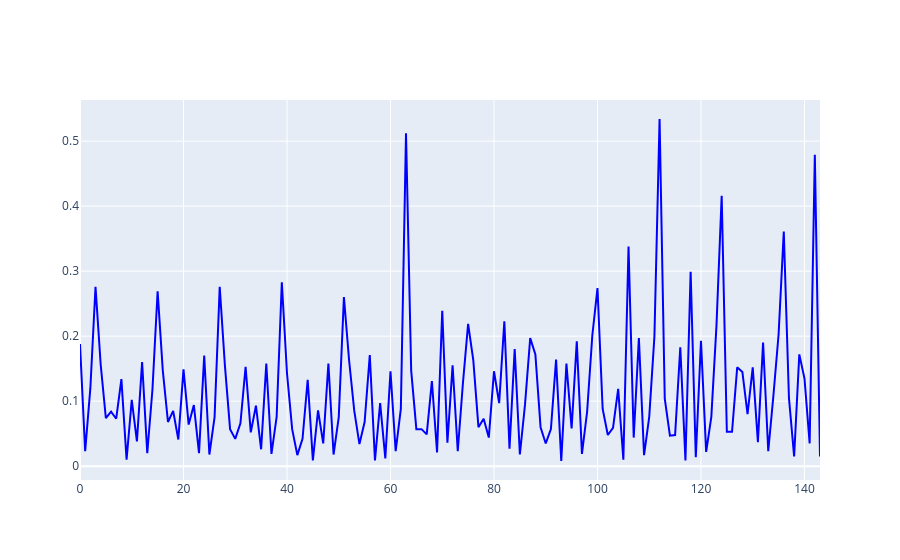
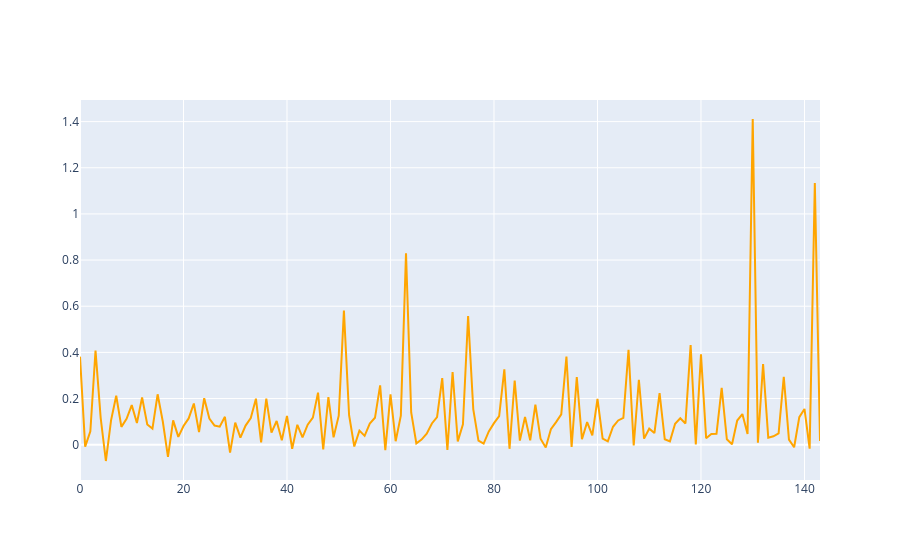
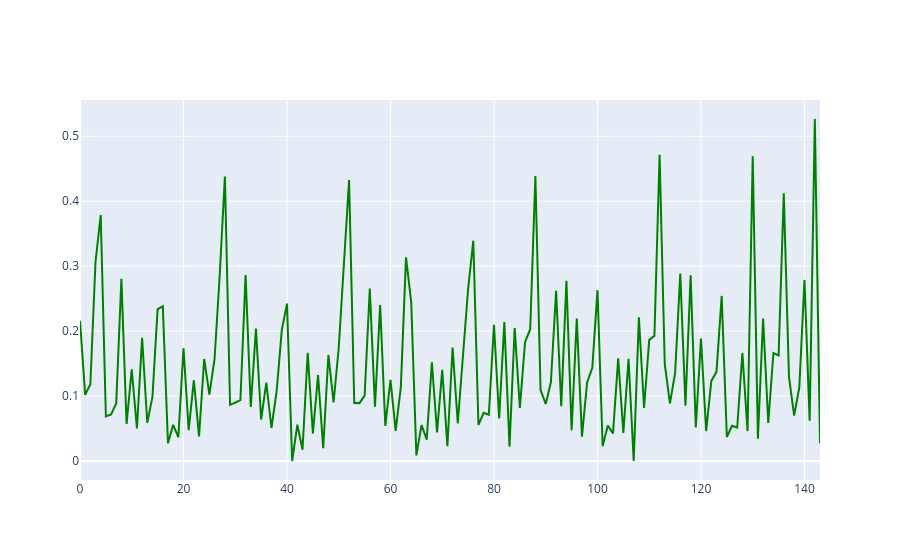

Source (notebook cell) for these figures, in order:
### Code cell
eva_training_loader = utils.get_m2s_loader(1)
# long_fake_energy = torch.Tensor().to(device)
long_real_energy = torch.Tensor().to(device)
vae_long_fake_energy = torch.Tensor().to(device)
gan_long_fake_energy = torch.Tensor().to(device)

for i in range(12):

    weather, cluster, time, statistical, spike, real_energy = next(iter(eva_training_loader)) 

    weather = weather.to(device)
    cluster = cluster.to(device).int()
    time = time.to(device)
    statistical = statistical.to(device)
    spike_type = spike[:, :, 0:1].to(dtype=torch.int32)
    spike_magnitude = spike[:, :, 1:].to(dtype=torch.float32)
    spike_type = spike_type.to(device)
    spike_magnitude = spike_magnitude.to(device)
    real_energy = real_energy.to(device)

    noise = torch.randn(real_energy.shape[0], real_energy.shape[1], 1).to(device)

    vae_profile, mu, logvar = model_m2s(noise, weather, cluster, time, statistical, spike_type, spike_magnitude)
    gan_profile = gen(weather, cluster, time, statistical, spike_type, spike_magnitude)

    vae_long_fake_energy = torch.cat((vae_long_fake_energy, vae_profile), dim=-1)
    gan_long_fake_energy = torch.cat((gan_long_fake_energy, gan_profile), dim=-1)
    long_real_energy = torch.cat((long_real_energy, real_energy), dim=-1)

vae_long_fake_energy = vae_long_fake_energy.flatten().detach().cpu().numpy()
gan_long_fake_energy = gan_long_fake_energy.flatten().detach().cpu().numpy()
long_real_energy = long_real_energy.flatten().detach().cpu().numpy()

fig1 = go.Figure()
fig1.add_trace(go.Scatter(x=np.arange(0, len(long_real_energy)),
                          y=long_real_energy,
                          mode='lines',
                          name='Real',
                          line=dict(color='blue')))
fig1.show()

# Second figure
fig2 = go.Figure()
fig2.add_trace(go.Scatter(x=np.arange(0, len(gan_long_fake_energy)),
                          y=gan_long_fake_energy,
                          mode='lines',
                          name='WGAN-GP',
                          line=dict(color='orange')))
fig2.show()

# Third figure
fig3 = go.Figure()
fig3.add_trace(go.Scatter(x=np.arange(0, len(vae_long_fake_energy)),
                          y=vae_long_fake_energy,
                          mode='lines',
                          name='Single VAE',
                          line=dict(color='green')))
fig3.show()

### Figure 1 — Plotly figure (JSON) as saved in the notebook; plotly's stock layout.template omitted (floating-point values rounded to 4 significant figures; data arrays with more than 128 entries replaced by an {"elided": "..."} marker saying what was removed)
{"data": [{"line": {"color": "blue"}, "mode": "lines", "name": "Real", "type": "scatter", "x": {"elided": "144 int values"}, "y": {"elided": "144 float values"}}], "layout": {}}

### Figure 2 — Plotly figure (JSON) as saved in the notebook; plotly's stock layout.template omitted (floating-point values rounded to 4 significant figures; data arrays with more than 128 entries replaced by an {"elided": "..."} marker saying what was removed)
{"data": [{"line": {"color": "orange"}, "mode": "lines", "name": "WGAN-GP", "type": "scatter", "x": {"elided": "144 int values"}, "y": {"elided": "144 float values"}}], "layout": {}}

### Figure 3 — Plotly figure (JSON) as saved in the notebook; plotly's stock layout.template omitted (floating-point values rounded to 4 significant figures; data arrays with more than 128 entries replaced by an {"elided": "..."} marker saying what was removed)
{"data": [{"line": {"color": "green"}, "mode": "lines", "name": "Single VAE", "type": "scatter", "x": {"elided": "144 int values"}, "y": {"elided": "144 float values"}}], "layout": {}}
